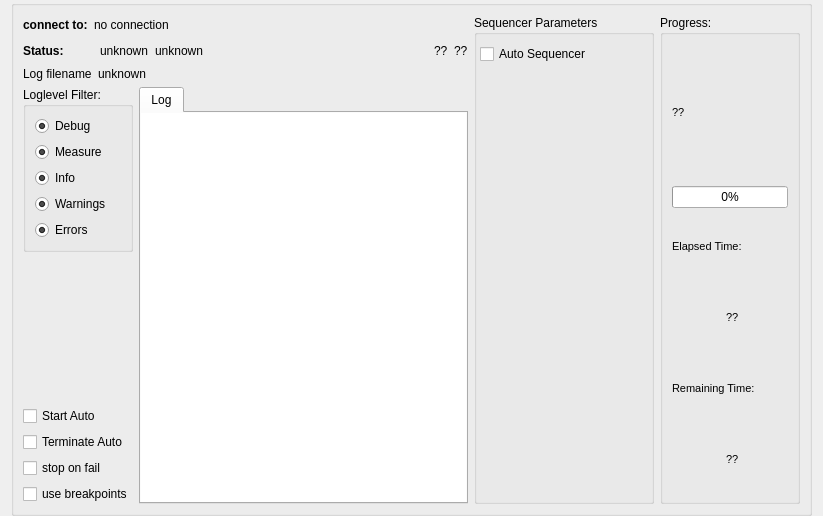
<?xml version="1.0" encoding="UTF-8"?>
<ui version="4.0">
 <class>Dialog</class>
 <widget class="QDialog" name="Dialog">
  <property name="geometry">
   <rect>
    <x>0</x>
    <y>0</y>
    <width>823</width>
    <height>516</height>
   </rect>
  </property>
  <property name="windowTitle">
   <string>Semi-Control   (no Project info found)</string>
  </property>
  <property name="toolTip">
   <string/>
  </property>
  <layout class="QVBoxLayout" name="verticalLayout">
   <property name="spacing">
    <number>0</number>
   </property>
   <property name="topMargin">
    <number>0</number>
   </property>
   <property name="bottomMargin">
    <number>0</number>
   </property>
   <item>
    <widget class="QGroupBox" name="Bcomputer">
     <property name="statusTip">
      <string/>
     </property>
     <property name="title">
      <string/>
     </property>
     <layout class="QHBoxLayout" name="horizontalLayout_13">
      <item>
       <layout class="QVBoxLayout" name="verticalLayout_16">
        <item>
         <layout class="QHBoxLayout" name="horizontalLayout_4">
          <item>
           <widget class="QLabel" name="Ltconnect">
            <property name="font">
             <font>
              <weight>75</weight>
              <bold>true</bold>
              <kerning>false</kerning>
             </font>
            </property>
            <property name="text">
             <string>connect to:</string>
            </property>
           </widget>
          </item>
          <item>
           <widget class="QLabel" name="Lconnect">
            <property name="text">
             <string>no connection</string>
            </property>
           </widget>
          </item>
          <item>
           <spacer name="horizontalSpacer">
            <property name="orientation">
             <enum>Qt::Horizontal</enum>
            </property>
            <property name="sizeHint" stdset="0">
             <size>
              <width>40</width>
              <height>20</height>
             </size>
            </property>
           </spacer>
          </item>
         </layout>
        </item>
        <item>
         <layout class="QHBoxLayout" name="horizontalLayout">
          <item>
           <widget class="QLabel" name="Lstatuslabel">
            <property name="maximumSize">
             <size>
              <width>70</width>
              <height>16777215</height>
             </size>
            </property>
            <property name="font">
             <font>
              <pointsize>9</pointsize>
              <weight>75</weight>
              <bold>true</bold>
             </font>
            </property>
            <property name="text">
             <string>Status:</string>
            </property>
           </widget>
          </item>
          <item>
           <spacer name="horizontalSpacer_4">
            <property name="orientation">
             <enum>Qt::Horizontal</enum>
            </property>
            <property name="sizeType">
             <enum>QSizePolicy::Fixed</enum>
            </property>
            <property name="sizeHint" stdset="0">
             <size>
              <width>30</width>
              <height>20</height>
             </size>
            </property>
           </spacer>
          </item>
          <item>
           <widget class="QLabel" name="Lcycle">
            <property name="text">
             <string>unknown</string>
            </property>
           </widget>
          </item>
          <item>
           <widget class="QLabel" name="Lstatus">
            <property name="statusTip">
             <string>my actual MQTT-status</string>
            </property>
            <property name="text">
             <string>unknown</string>
            </property>
           </widget>
          </item>
          <item>
           <spacer name="horizontalSpacer_5">
            <property name="orientation">
             <enum>Qt::Horizontal</enum>
            </property>
            <property name="sizeHint" stdset="0">
             <size>
              <width>40</width>
              <height>20</height>
             </size>
            </property>
           </spacer>
          </item>
          <item>
           <widget class="QLabel" name="Ldate">
            <property name="sizePolicy">
             <sizepolicy hsizetype="Maximum" vsizetype="Preferred">
              <horstretch>0</horstretch>
              <verstretch>0</verstretch>
             </sizepolicy>
            </property>
            <property name="text">
             <string>??</string>
            </property>
           </widget>
          </item>
          <item>
           <widget class="QLabel" name="Lresult">
            <property name="sizePolicy">
             <sizepolicy hsizetype="Maximum" vsizetype="Preferred">
              <horstretch>0</horstretch>
              <verstretch>0</verstretch>
             </sizepolicy>
            </property>
            <property name="text">
             <string>??</string>
            </property>
           </widget>
          </item>
         </layout>
        </item>
        <item>
         <layout class="QHBoxLayout" name="horizontalLayout_3">
          <item>
           <widget class="QLabel" name="label">
            <property name="sizePolicy">
             <sizepolicy hsizetype="Maximum" vsizetype="Preferred">
              <horstretch>0</horstretch>
              <verstretch>0</verstretch>
             </sizepolicy>
            </property>
            <property name="text">
             <string>Log filename</string>
            </property>
           </widget>
          </item>
          <item>
           <widget class="QLabel" name="Llogfilename">
            <property name="statusTip">
             <string>my actual logfile</string>
            </property>
            <property name="text">
             <string>unknown</string>
            </property>
           </widget>
          </item>
         </layout>
        </item>
        <item>
         <layout class="QHBoxLayout" name="horizontalLayout_2">
          <item>
           <layout class="QVBoxLayout" name="verticalLayout_2">
            <item>
             <widget class="QGroupBox" name="GBfilter">
              <property name="sizePolicy">
               <sizepolicy hsizetype="Preferred" vsizetype="Minimum">
                <horstretch>0</horstretch>
                <verstretch>0</verstretch>
               </sizepolicy>
              </property>
              <property name="minimumSize">
               <size>
                <width>100</width>
                <height>0</height>
               </size>
              </property>
              <property name="title">
               <string>Loglevel Filter:</string>
              </property>
              <layout class="QVBoxLayout" name="verticalLayout_6">
               <item>
                <widget class="QRadioButton" name="RBdebug">
                 <property name="text">
                  <string>Debug</string>
                 </property>
                 <property name="checked">
                  <bool>true</bool>
                 </property>
                 <property name="autoExclusive">
                  <bool>false</bool>
                 </property>
                </widget>
               </item>
               <item>
                <widget class="QRadioButton" name="RBmeasure">
                 <property name="text">
                  <string>Measure</string>
                 </property>
                 <property name="checked">
                  <bool>true</bool>
                 </property>
                 <property name="autoExclusive">
                  <bool>false</bool>
                 </property>
                </widget>
               </item>
               <item>
                <widget class="QRadioButton" name="RBinfo">
                 <property name="text">
                  <string>Info</string>
                 </property>
                 <property name="checked">
                  <bool>true</bool>
                 </property>
                 <property name="autoExclusive">
                  <bool>false</bool>
                 </property>
                </widget>
               </item>
               <item>
                <widget class="QRadioButton" name="RBwarning">
                 <property name="text">
                  <string>Warnings</string>
                 </property>
                 <property name="checked">
                  <bool>true</bool>
                 </property>
                 <property name="autoExclusive">
                  <bool>false</bool>
                 </property>
                </widget>
               </item>
               <item>
                <widget class="QRadioButton" name="RBerror">
                 <property name="text">
                  <string>Errors</string>
                 </property>
                 <property name="checked">
                  <bool>true</bool>
                 </property>
                 <property name="autoExclusive">
                  <bool>false</bool>
                 </property>
                </widget>
               </item>
              </layout>
             </widget>
            </item>
            <item>
             <spacer name="verticalSpacer_4">
              <property name="orientation">
               <enum>Qt::Vertical</enum>
              </property>
              <property name="sizeHint" stdset="0">
               <size>
                <width>20</width>
                <height>40</height>
               </size>
              </property>
             </spacer>
            </item>
            <item>
             <widget class="QCheckBox" name="CBstartauto">
              <property name="enabled">
               <bool>true</bool>
              </property>
              <property name="toolTip">
               <string>send next after start the Test flow</string>
              </property>
              <property name="statusTip">
               <string/>
              </property>
              <property name="text">
               <string>Start Auto</string>
              </property>
              <property name="checked">
               <bool>false</bool>
              </property>
             </widget>
            </item>
            <item>
             <widget class="QCheckBox" name="CBstopauto">
              <property name="toolTip">
               <string>send terminate after last next </string>
              </property>
              <property name="text">
               <string>Terminate Auto</string>
              </property>
              <property name="iconSize">
               <size>
                <width>16</width>
                <height>11</height>
               </size>
              </property>
             </widget>
            </item>
            <item>
             <widget class="QCheckBox" name="CBstoponfail">
              <property name="text">
               <string>stop on fail</string>
              </property>
              <property name="checked">
               <bool>false</bool>
              </property>
             </widget>
            </item>
            <item>
             <widget class="QCheckBox" name="CBholdonbreak">
              <property name="enabled">
               <bool>true</bool>
              </property>
              <property name="toolTip">
               <string>enable Workaround for breakpoints in the TestApp</string>
              </property>
              <property name="statusTip">
               <string>if you switch from enable to disable, than click terminate and restart your app in Spyder</string>
              </property>
              <property name="text">
               <string>use breakpoints</string>
              </property>
              <property name="iconSize">
               <size>
                <width>13</width>
                <height>16</height>
               </size>
              </property>
             </widget>
            </item>
           </layout>
          </item>
          <item>
           <widget class="QTabWidget" name="tabs">
            <property name="enabled">
             <bool>true</bool>
            </property>
            <property name="tabShape">
             <enum>QTabWidget::Rounded</enum>
            </property>
            <property name="currentIndex">
             <number>0</number>
            </property>
            <widget class="QWidget" name="log">
             <attribute name="title">
              <string>Log</string>
             </attribute>
             <layout class="QVBoxLayout" name="verticalLayout_10">
              <property name="spacing">
               <number>0</number>
              </property>
              <property name="leftMargin">
               <number>0</number>
              </property>
              <property name="topMargin">
               <number>0</number>
              </property>
              <property name="rightMargin">
               <number>0</number>
              </property>
              <property name="bottomMargin">
               <number>0</number>
              </property>
              <item>
               <widget class="QTextEdit" name="TElogging">
                <property name="sizePolicy">
                 <sizepolicy hsizetype="Expanding" vsizetype="Expanding">
                  <horstretch>0</horstretch>
                  <verstretch>0</verstretch>
                 </sizepolicy>
                </property>
                <property name="frameShape">
                 <enum>QFrame::NoFrame</enum>
                </property>
                <property name="frameShadow">
                 <enum>QFrame::Plain</enum>
                </property>
                <property name="lineWidth">
                 <number>0</number>
                </property>
                <property name="html">
                 <string>&lt;!DOCTYPE HTML PUBLIC &quot;-//W3C//DTD HTML 4.0//EN&quot; &quot;http://www.w3.org/TR/REC-html40/strict.dtd&quot;&gt;
&lt;html&gt;&lt;head&gt;&lt;meta name=&quot;qrichtext&quot; content=&quot;1&quot; /&gt;&lt;style type=&quot;text/css&quot;&gt;
p, li { white-space: pre-wrap; }
&lt;/style&gt;&lt;/head&gt;&lt;body style=&quot; font-family:'MS Shell Dlg 2'; font-size:8.25pt; font-weight:400; font-style:normal;&quot;&gt;
&lt;p style=&quot;-qt-paragraph-type:empty; margin-top:0px; margin-bottom:0px; margin-left:0px; margin-right:0px; -qt-block-indent:0; text-indent:0px;&quot;&gt;&lt;br /&gt;&lt;/p&gt;&lt;/body&gt;&lt;/html&gt;</string>
                </property>
               </widget>
              </item>
             </layout>
            </widget>
           </widget>
          </item>
         </layout>
        </item>
       </layout>
      </item>
      <item>
       <widget class="QGroupBox" name="Gsequencer">
        <property name="enabled">
         <bool>true</bool>
        </property>
        <property name="sizePolicy">
         <sizepolicy hsizetype="Maximum" vsizetype="Preferred">
          <horstretch>0</horstretch>
          <verstretch>0</verstretch>
         </sizepolicy>
        </property>
        <property name="minimumSize">
         <size>
          <width>180</width>
          <height>0</height>
         </size>
        </property>
        <property name="toolTip">
         <string>Sequencer, clicked left Button for Menu</string>
        </property>
        <property name="title">
         <string>Sequencer Parameters</string>
        </property>
        <layout class="QVBoxLayout" name="verticalLayout_9">
         <property name="leftMargin">
          <number>3</number>
         </property>
         <property name="rightMargin">
          <number>3</number>
         </property>
         <property name="bottomMargin">
          <number>3</number>
         </property>
         <item>
          <widget class="QCheckBox" name="CBautoseq">
           <property name="toolTip">
            <string>stepwise with next or run completely through the Sequencer  with one next</string>
           </property>
           <property name="text">
            <string>Auto Sequencer</string>
           </property>
          </widget>
         </item>
         <item>
          <widget class="QFrame" name="Fsequencer">
           <property name="toolTip">
            <string/>
           </property>
           <property name="frameShape">
            <enum>QFrame::NoFrame</enum>
           </property>
           <property name="frameShadow">
            <enum>QFrame::Plain</enum>
           </property>
           <property name="lineWidth">
            <number>0</number>
           </property>
          </widget>
         </item>
        </layout>
       </widget>
      </item>
      <item>
       <widget class="QGroupBox" name="Gprogress">
        <property name="sizePolicy">
         <sizepolicy hsizetype="Maximum" vsizetype="Preferred">
          <horstretch>0</horstretch>
          <verstretch>0</verstretch>
         </sizepolicy>
        </property>
        <property name="minimumSize">
         <size>
          <width>140</width>
          <height>0</height>
         </size>
        </property>
        <property name="title">
         <string>Progress:</string>
        </property>
        <layout class="QVBoxLayout" name="verticalLayout_8">
         <item>
          <widget class="QLabel" name="Ltestbench">
           <property name="sizePolicy">
            <sizepolicy hsizetype="Maximum" vsizetype="Preferred">
             <horstretch>0</horstretch>
             <verstretch>0</verstretch>
            </sizepolicy>
           </property>
           <property name="minimumSize">
            <size>
             <width>0</width>
             <height>0</height>
            </size>
           </property>
           <property name="font">
            <font>
             <pointsize>8</pointsize>
            </font>
           </property>
           <property name="text">
            <string>??</string>
           </property>
          </widget>
         </item>
         <item>
          <widget class="QProgressBar" name="Progressbar_testbench">
           <property name="maximum">
            <number>2</number>
           </property>
           <property name="value">
            <number>0</number>
           </property>
          </widget>
         </item>
         <item>
          <layout class="QVBoxLayout" name="verticalLayout_4">
           <item>
            <widget class="QLabel" name="LLelapsed">
             <property name="sizePolicy">
              <sizepolicy hsizetype="Maximum" vsizetype="Preferred">
               <horstretch>0</horstretch>
               <verstretch>0</verstretch>
              </sizepolicy>
             </property>
             <property name="minimumSize">
              <size>
               <width>0</width>
               <height>0</height>
              </size>
             </property>
             <property name="font">
              <font>
               <pointsize>8</pointsize>
              </font>
             </property>
             <property name="text">
              <string>Elapsed Time:  </string>
             </property>
            </widget>
           </item>
           <item>
            <layout class="QHBoxLayout" name="horizontalLayout_6">
             <item>
              <spacer name="horizontalSpacer_2">
               <property name="orientation">
                <enum>Qt::Horizontal</enum>
               </property>
               <property name="sizeType">
                <enum>QSizePolicy::Fixed</enum>
               </property>
               <property name="sizeHint" stdset="0">
                <size>
                 <width>5</width>
                 <height>20</height>
                </size>
               </property>
              </spacer>
             </item>
             <item>
              <widget class="QLabel" name="Lelapsed">
               <property name="sizePolicy">
                <sizepolicy hsizetype="Maximum" vsizetype="Preferred">
                 <horstretch>0</horstretch>
                 <verstretch>0</verstretch>
                </sizepolicy>
               </property>
               <property name="minimumSize">
                <size>
                 <width>0</width>
                 <height>0</height>
                </size>
               </property>
               <property name="font">
                <font>
                 <pointsize>8</pointsize>
                </font>
               </property>
               <property name="text">
                <string>??</string>
               </property>
              </widget>
             </item>
            </layout>
           </item>
          </layout>
         </item>
         <item>
          <layout class="QVBoxLayout" name="verticalLayout_5">
           <item>
            <widget class="QLabel" name="LLremain">
             <property name="sizePolicy">
              <sizepolicy hsizetype="Maximum" vsizetype="Preferred">
               <horstretch>0</horstretch>
               <verstretch>0</verstretch>
              </sizepolicy>
             </property>
             <property name="minimumSize">
              <size>
               <width>0</width>
               <height>0</height>
              </size>
             </property>
             <property name="font">
              <font>
               <pointsize>8</pointsize>
              </font>
             </property>
             <property name="text">
              <string>Remaining Time:</string>
             </property>
            </widget>
           </item>
           <item>
            <layout class="QHBoxLayout" name="horizontalLayout_7">
             <item>
              <spacer name="horizontalSpacer_3">
               <property name="orientation">
                <enum>Qt::Horizontal</enum>
               </property>
               <property name="sizeType">
                <enum>QSizePolicy::Fixed</enum>
               </property>
               <property name="sizeHint" stdset="0">
                <size>
                 <width>5</width>
                 <height>20</height>
                </size>
               </property>
              </spacer>
             </item>
             <item>
              <widget class="QLabel" name="Lremain">
               <property name="sizePolicy">
                <sizepolicy hsizetype="Maximum" vsizetype="Preferred">
                 <horstretch>0</horstretch>
                 <verstretch>0</verstretch>
                </sizepolicy>
               </property>
               <property name="minimumSize">
                <size>
                 <width>0</width>
                 <height>0</height>
                </size>
               </property>
               <property name="font">
                <font>
                 <pointsize>8</pointsize>
                </font>
               </property>
               <property name="text">
                <string>??</string>
               </property>
              </widget>
             </item>
            </layout>
           </item>
          </layout>
         </item>
        </layout>
       </widget>
      </item>
     </layout>
    </widget>
   </item>
  </layout>
 </widget>
 <resources/>
 <connections/>
</ui>
